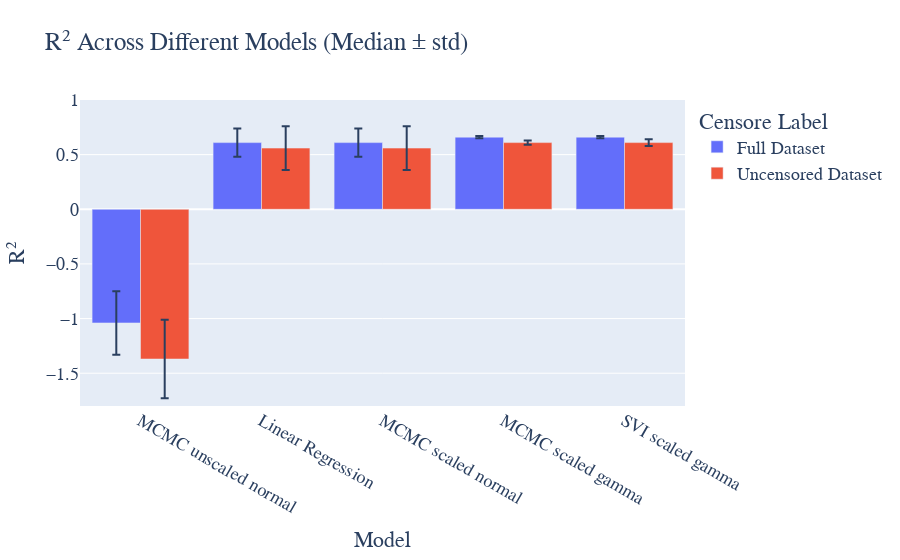

The notebook cell saved with this chart:
### Code cell
import plotly.graph_objects as go
models = censored_grouped_df['model']

fig = go.Figure(data=[
    go.Bar(name='Full Dataset', 
           x=censored_grouped_df['model'], 
           y=np.round(censored_grouped_df['value']['median'], 2), 
           error_y={"array":np.round(censored_grouped_df['value']['std'], 2)}),
    go.Bar(name='Uncensored Dataset', 
           x=uncensored_grouped_df['model'], 
           y=round(uncensored_grouped_df['value']['median'], 2), 
           error_y={"array":np.round(uncensored_grouped_df['value']['std'],2)})
])
# Change the bar mode
fig.update_layout(barmode='group', 
                  title_text='R² Across Different Models (Median ± std)',
                  xaxis_title="Model",
                  yaxis_title="R²",
                  legend_title="Censore Label",
                  font=dict(
                      family="Courier New, monospace",
                      size=18)
                 )
fig.update_yaxes(range=(-1.8, 1.0))
#fig.write_html('images/r_squared.html')
fig.write_image("images/r_squared.png", engine="kaleido", , width=1000, scale=2)
fig.show()

### Figure 1 — Plotly figure (JSON) as saved in the notebook; plotly's stock layout.template omitted (floating-point values rounded to 4 significant figures)
{"data": [{"error_y": {"array": [0.29, 0.13, 0.13, 0.01, 0.01]}, "name": "Full Dataset", "type": "bar", "x": ["MCMC unscaled normal", "Linear Regression", "MCMC scaled normal", "MCMC scaled gamma", "SVI scaled gamma"], "y": [-1.04, 0.61, 0.61, 0.66, 0.66]}, {"error_y": {"array": [0.2, 0.02, 0.2, 0.36, 0.03]}, "name": "Uncensored Dataset", "type": "bar", "x": ["Linear Regression", "MCMC scaled gamma", "MCMC scaled normal", "MCMC unscaled normal", "SVI scaled gamma"], "y": [0.56, 0.61, 0.56, -1.37, 0.61]}], "layout": {"barmode": "group", "font": {"family": "Courier New, monospace", "size": 18}, "legend": {"title": {"text": "Censore Label"}}, "title": {"text": "R² Across Different Models (Median ± std)"}, "xaxis": {"title": {"text": "Model"}}, "yaxis": {"range": [-1.8, 1], "title": {"text": "R²"}}}}
